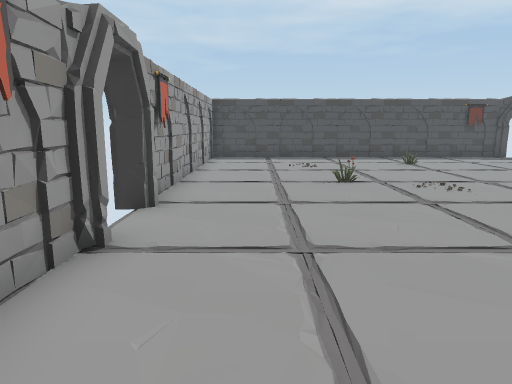
view 1 (above)

16 first-person views from a walk through a scene from a Unity 3-D project. The camera is 1.3 m above the floor, tilts 10° down and sees 70° across. The floor is counted in squares, 1 m on a side. Each view is taken from the middle of a square. On the plan, view 1 faces up. The plan holds only what a view shows up to about 15 squares ahead; the rest is blank. The player character is not drawn. Some animated figures are not drawn.

view 2
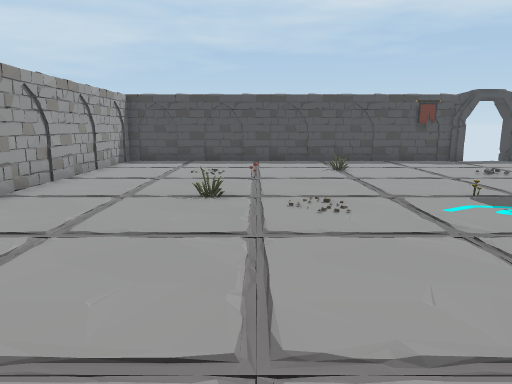

view 3
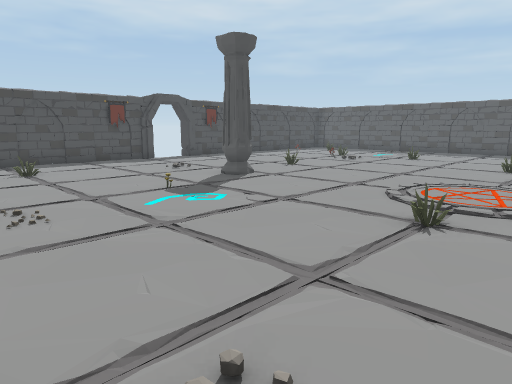

view 4
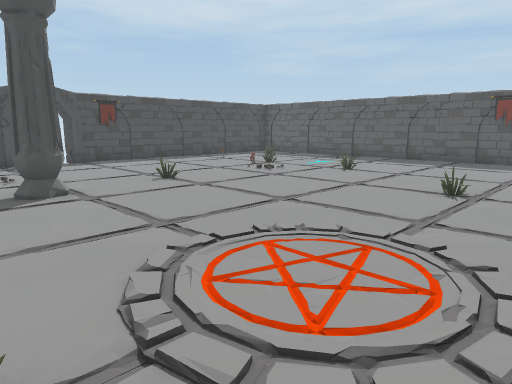

view 5
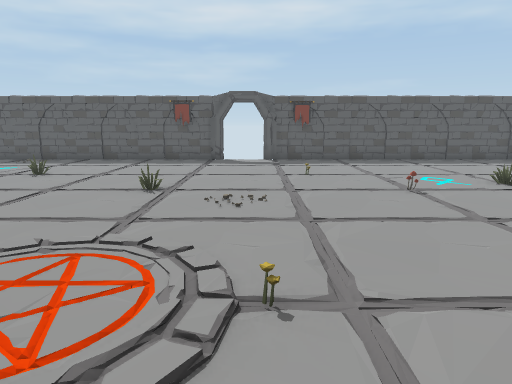

view 6
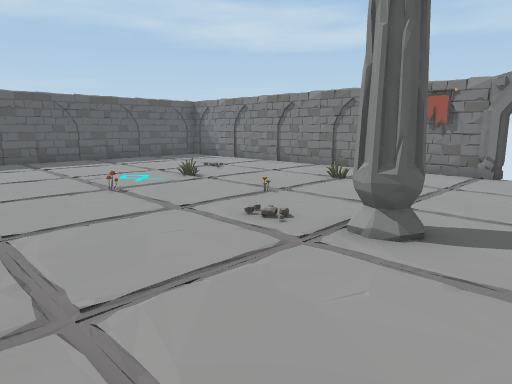

view 7
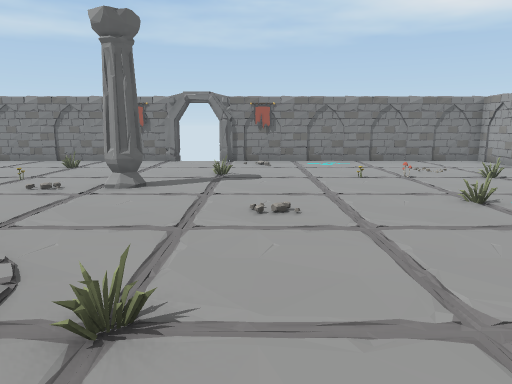

view 8
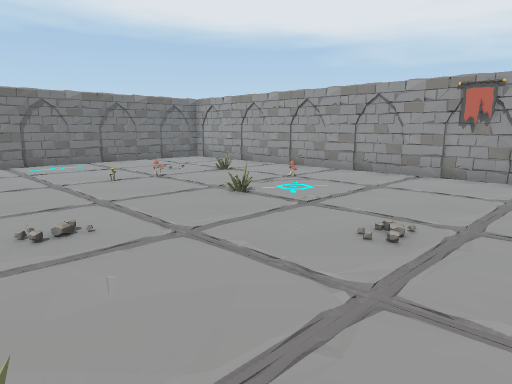

view 9
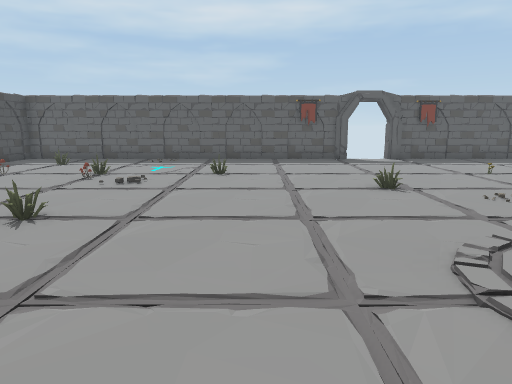

view 10
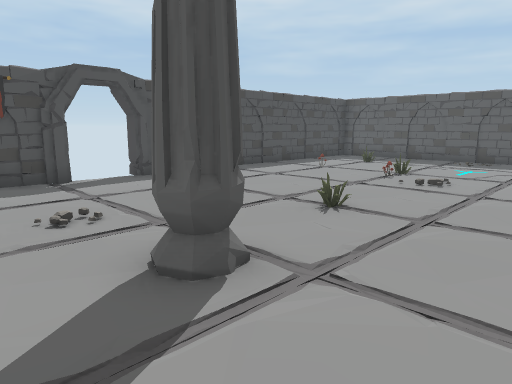

view 11
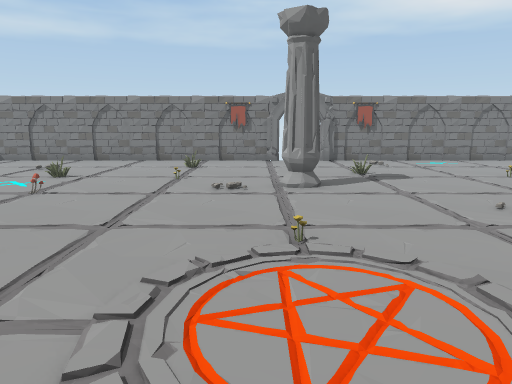

view 12
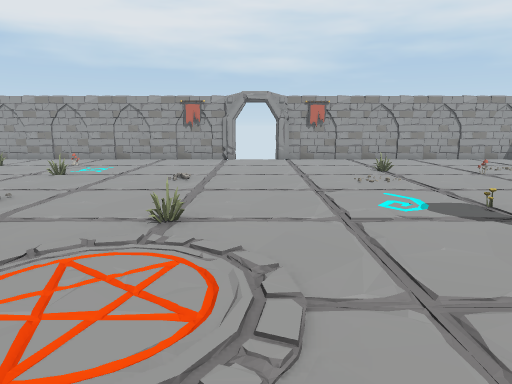

view 13
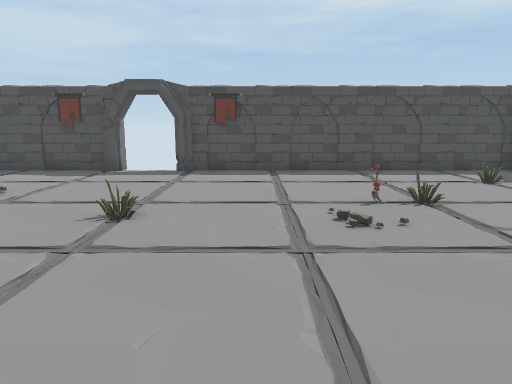

view 14
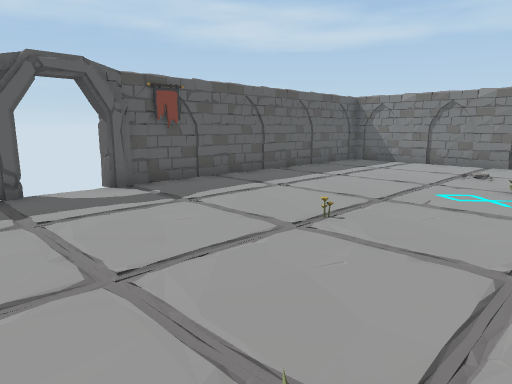

view 15
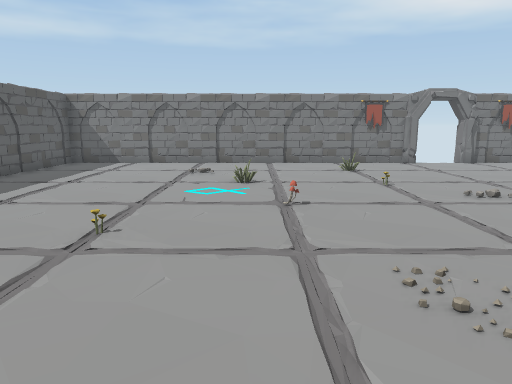

view 16
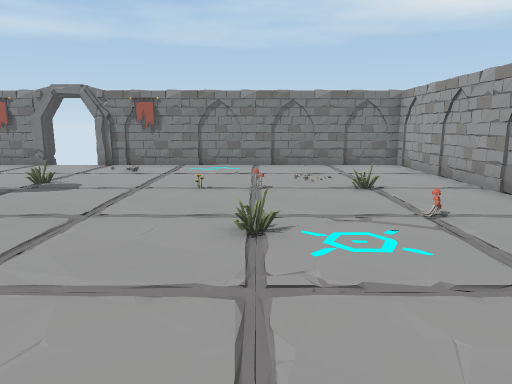

### Floor plan
Points are (right, up) in squares from view 1. A wall is a line through its corners. A room is listed if a view was taken in it or the views show most of it. See-through windows are left out.
Room 1 (views 1, 2, 3, 4, 5, 6, 7, 8, 9, 10, 11, 12, 13, 14, 15, 16)
walls: (10, -8.7) (22.9, -8.7) (22.9, 1.7); (-1.7, 4.3) (-1.6, 3.8); (-1.9, 4.3) (-1.9, 3.4); (-1.9, 1.6) (-1.9, -8.6) (-1, -8.7); (-1.9, 1.3) (-2, 0.3); (13.7, -8.5) (15.7, -8.7); (13.3, -8.7) (14.4, -8.6); (13.9, -8.9) (14.9, -8.5); (-1.8, -1.5) (-1.9, -2.2); (22.8, 3.2) (22.7, 3.8); (22.9, 3.2) (22.9, 16.1) (12.4, 16.2); (10.9, 15.9) (10.7, 15.9); (10.9, 16) (10.6, 16) (9.9, 16.2); (15.8, -8.7) (16.9, -8.6); (11.1, 16.2) (-1.9, 16.2) (-1.9, 5.8); (-2, -2.9) (-1.9, -4.3); (16.4, -8.8) (16.9, -8.6); (-2, -3.1) (-1.9, -3.6); (23, 6.5) (22.9, 7.6); (3.3, -8.7) (4.7, -8.5); (23, -2) (22.9, -0.8); (-1.8, 11.3) (-2, 10.2); (1.1, -8.5) (3.1, -8.7); (16.7, 16.2) (15, 16.1); (23.1, -5.1) (22.9, -3.3); (-0.8, -8.7) (1, -8.5); (-1.9, -8.7) (8.5, -8.7)
low walls: (13.1, 16.2) (12.6, 16.1); (20.2, 16.1) (19.1, 16)
ways out: gap at (10, -9)
objects: mushroom (0, -1); other object (1, -4); other object (2, 9); other object (3, -4); other object (3, -1) to (3, 0); other object (3, 11); other object (4, -4); other object (5, 13); other object (7, 9); other object (8, -4); other object (8, 4); pillar (10, -3) to (10, -2); flower (10, 2); pillar (10, 9) to (10, 10); other object (13, -6); other object (13, -3); other object (13, 10); other object (15, -1); other object (16, -4); other object (16, 4); other object (17, 11); other object (18, 1); other object (18, 8); other object (18, 11); other object (18, 14); other object (21, 14)

Positions as (right, up) in squares from view 1, and headings:
1: (0, 0), facing up
2: (3, 2), facing up
3: (3, 2), facing up-right
4: (8, 2), facing up-right
5: (8, 2), facing right
6: (8, 2), facing down-right
7: (7, 6), facing down
8: (8, 5), facing down-left
9: (8, 7), facing right
10: (8, 7), facing up-right
11: (11, 6), facing down
12: (13, 5), facing left
13: (15, 5), facing up
14: (15, 5), facing down-right
15: (16, 5), facing down
16: (3, 4), facing down
